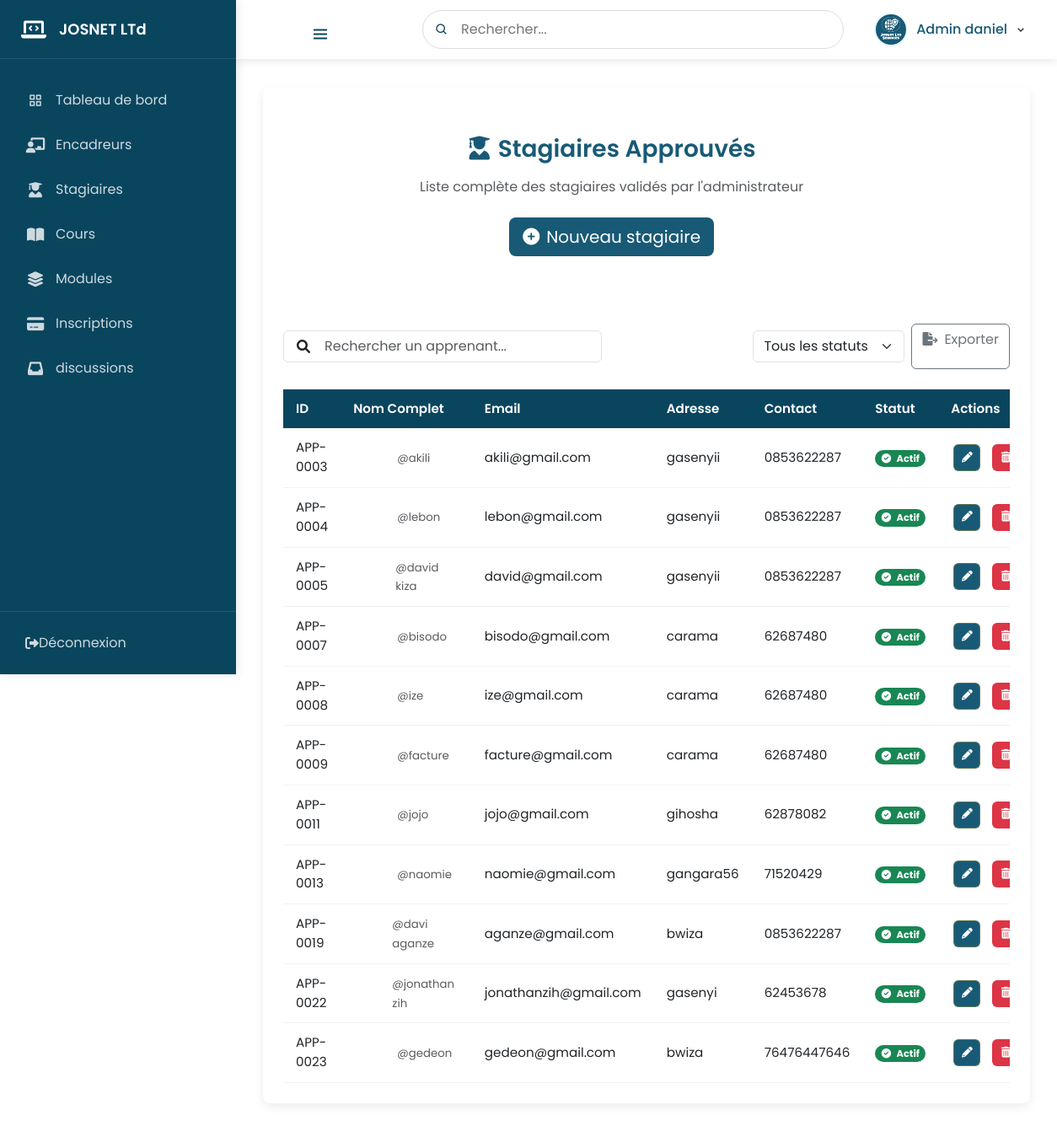
Page /liste_comptes_approuves_appr/ (signed in) on the committed database.
### inscription/models.py (models this page shows, shortened)
class Apprenant(models.Model):
    user = models.OneToOneField(User, on_delete=models.CASCADE)
    adress = models.CharField(max_length= 20)
    telephone = models.CharField(max_length=20)
    module = models.ForeignKey(Module, on_delete=models.SET_NULL, null=True, blank=True, )
    is_approved = models.BooleanField(default=False)  # Ajout de l'approbation
    statut = models.BooleanField(default=False)  # Approuvé ou non

### inscription/views.py (the view)
# urls.py: path('liste_comptes_approuves_appr/', liste_comptes_approuves_appr, name='liste_comptes_approuves_appr'),
@staff_member_required
@login_required(login_url='login')
def liste_comptes_approuves_appr(request):
    apprenants_approuves = Apprenant.objects.filter(statut=True)
    return render(request, "liste_comptes_approuves_appr.html", {"apprenants_approuves": apprenants_approuves})

### inscription/templates/liste_comptes_approuves_appr.html (shortened to what this page needs)
{% extends 'index.html' %}
{% load static %}
{% block content %}
<div class="table-container" >
    <div class="table-header text-center mb-5" style="margin-right:-100px;">
        <div class="d-flex flex-column align-items-center">
            <h3 class="table-title mb-3">
                <i class="fas fa-user-graduate me-2"></i>Stagiaires Approuvés
            </h3>
            <p class="table-subtitle text-muted mb-4">Liste complète des stagiaires validés par l'administrateur</p>
            <a href="{% url 'creation_compte' %}" class="btn btn-primary btn-lg" style="background-color: #185a76; border: none; min-width: 200px;">
                <i class="fas fa-plus-circle me-2"></i>Nouveau stagiaire
            </a>
        </div>
    </div>
    <div class="table-controls mb-4 d-flex justify-content-between align-items-center">
        <div class="search-box position-relative">
            <i class="fas fa-search position-absolute top-50 start-0 translate-middle-y ms-3"></i>
            <input type="text" class="form-control ps-5" placeholder="Rechercher un apprenant..." data-search-table>
        </div>
        <div class="d-flex gap-2">
            <select class="form-select filter-select" id="statusFilter" style="width: 180px;">
                <option value="">Tous les statuts</option>
            </select>
            <a href="{% url 'exporter_apprenants_csv' %}" class="btn btn-outline-secondary" id="exportBtn">
                <i class="fas fa-file-export me-2"></i>Exporter
            </a>
        </div>
    </div>
    <div class="table-responsive">
        <table class="professional-table">
            <thead>
                <tr>
                    <th width="80">ID</th>
                    <th>Nom Complet</th>
                    <th>Email</th>
                    <th>Adresse</th>
                    <th>Contact</th>
                    <th>Statut</th>
                    <th width="150">Actions</th>
                </tr>
            </thead>
            <tbody>
                {% for apprenant in apprenants_approuves %}
                <tr data-status="{% if apprenant.statut %}active{% else %}inactive{% endif %}">
                    <td>APP-{{ apprenant.user.id|stringformat:"04d" }}</td>
                    <td>
                        <div class="d-flex align-items-center">
                            <div class="avatar-sm me-3">
                            </div>
                            <div>
                                <small class="text-muted">@{{ apprenant.user.username }}</small>
                            </div>
                        </div>
                    </td>
                    <td>{{ apprenant.user.email }}</td>
                    <td>{{ apprenant.adress|default:"-"|truncatechars:20 }}</td>
                    <td>{{ apprenant.telephone|default:"-" }}</td>
                    <td>
                        <span class="badge bg-success rounded-pill">
                            <i class="fas fa-check-circle me-1"></i> Actif
                        </span>
                    </td>
                    <td>
                        <div class="d-flex gap-2">
                            <a href="{% url 'modifier_apprenant' apprenant.user.id %}"
                               class="btn btn-action btn-sm btn-edit"
                               data-bs-toggle="tooltip" title="Modifier">
                                <i class="fas fa-pencil-alt"></i>
                            </a>
                            <a href="{% url 'supprimer_apprenant' apprenant.user.id %}"
                               class="btn btn-action btn-sm btn-delete"
                               data-bs-toggle="tooltip"
                               title="Supprimer"
                               onclick="return confirm('Êtes-vous sûr de vouloir supprimer cet apprenant ?');">
                                <i class="fas fa-trash-alt"></i>
                            </a>
                        </div>
                    </td>
                </tr>
                {% endfor %}
            </tbody>
        </table>
    </div>
</div>
{% endblock %}

### inscription/templates/index.html (shortened to what this page needs)
<!DOCTYPE html>
{% load static %}
<html lang="fr">
<head>
    <link href="https://cdn.jsdelivr.net/npm/bootstrap@5.3.0/dist/css/bootstrap.min.css" rel="stylesheet">
    <link href="https://cdnjs.cloudflare.com/ajax/libs/font-awesome/6.0.0-beta3/css/all.min.css" rel="stylesheet">
    <link href="https://unpkg.com/boxicons@2.0.7/css/boxicons.min.css" rel="stylesheet">
    <link rel="stylesheet" href="{% static 'css/style.css' %}">
</head>
<body>
    {% include "navbar.html" %}
    <div class="main-container">
        {% block content %}{% endblock %}
    </div>
</body>
</html>

### inscription/templates/navbar.html (shortened to what this page needs)
{% load static %}
<div class="admin-sidebar">
   <a href="{% url 'accueil' %}" class="sidebar-header" style="display: flex; align-items: center; text-decoration: none; color: inherit;">
    <i class="fas fa-laptop-code"></i>
    <span class="logo-name">JOSNET LTd</span>
</a>
    <ul class="sidebar-menu">
        <li class="menu-item">
            <a href="{% url 'dashboard' %}">
                <i class="bx bx-grid-alt"></i>
                <span>Tableau de bord</span>
            </a>
        </li>
        <li class="menu-item">
            <a href="{% url 'pageform' %}">
                <i class="fas fa-chalkboard-teacher"></i>
                <span>Encadreurs</span>
            </a>
        </li>
        <li class="menu-item">
            <a href="{% url 'pageappr' %}">
                <i class="fas fa-user-graduate"></i>
                <span>Stagiaires</span>
            </a>
        </li>
        <li class="menu-item">
            <a href="{% url 'liste_cours' %}">
                <i class="fas fa-book-open"></i>
                <span>Cours</span>
            </a>
        </li>
        <li class="menu-item">
            <a href="{% url 'liste_module' %}">
                <i class="fas fa-layer-group"></i>
                <span>Modules</span>
            </a>
        </li>
        <li class="menu-item">
            <a href="{% url 'gestion_paiements' %}">
                <i class="fas fa-credit-card"></i>
                <span>Inscriptions</span>
            </a>
        </li>
        <li class="menu-item">
    <a href="{% url 'messagerie:boite_reception' %}" class="nav-link">
    <i class="fas fa-inbox"></i> discussions
</a>
      </li>
    </ul>
    <div class="sidebar-footer">
        <a href="{% url 'creation_compte' %}" class="logout-btn">
            <i class="fas fa-sign-out-alt"></i>
            <span>Déconnexion</span>
        </a>
    </div>
</div>
<nav class="admin-topbar">
     <div class="left-section">
    <button class="sidebar-toggle">
        <i class="bx bx-menu"></i>
    </button>
</div>
    <div class="search-section">
        <div class="search-container">
            <i class="bx bx-search"></i>
            <input type="text" placeholder="Rechercher..." class="search-input">
        </div>
    </div>
    <div class="right-section">
        <div class="profile-dropdown">
            <img src="{% static 'images/logo.jpg' %}" alt="Admin" class="profile-img">
            <span class="admin-name">Admin  {{user}}</span>
            <i class="bx bx-chevron-down"></i>
        </div>
    </div>
</nav>

### inscription/static/css/style.css (style rules this page uses)
* { margin: 0; padding: 0; box-sizing: border-box; font-family: "Poppins", sans-serif; }
input, textarea, select { margin-bottom: 10px; box-sizing: border-box; width: 100%; margin: 8px 0; padding: 8px 5px; border-radius: 5px; border: 1px solid #ccc; }
button { background-color: #185a76; color: white; width: 150px; height: 30px; border: 1px solid #ccc; font-size: 15px; border-radius: 5px; }

### inscription/templates/index.html (style rules this page uses)
:root { --primary-color: #185a76; --primary-light: rgba(24, 90, 118, 0.1); --primary-hover: #134b63; --text-dark: #2c3e50; --border-radius: 8px; --box-shadow: 0 4px 12px rgba(0, 0, 0, 0.08); }
.main-container { margin-left: 280px; padding: 2rem; transition: all 0.3s; }
.professional-table { width: 100%; border-collapse: separate; border-spacing: 0; font-size: 0.95rem; }
.professional-table thead th { background-color: var(--primary-color); color: white; padding: 12px 15px; font-weight: 600; position: sticky; top: 0; }
.professional-table tbody tr { transition: all 0.2s; }
.professional-table tbody td { padding: 12px 15px; border-bottom: 1px solid rgba(0, 0, 0, 0.05); }
.btn-action { padding: 5px 10px; margin: 0 3px; font-size: 0.8rem; }
.table-container { background: white; border-radius: var(--border-radius); box-shadow: var(--box-shadow); padding: 1.5rem; margin-bottom: 2rem; }
.table-header { display: flex; justify-content: space-between; align-items: center; margin-bottom: 1.5rem; }
.btn-action { width: 32px; height: 32px; display: flex; align-items: center; justify-content: center; border-radius: 6px; }
.btn-edit { background-color: rgba(255, 193, 7, 0.1); color: #ffc107; border: 1px solid rgba(255, 193, 7, 0.3); }
.btn-delete { background-color: rgba(220, 53, 69, 0.1); color: #dc3545; border: 1px solid rgba(220, 53, 69, 0.3); }

### inscription/templates/liste_comptes_approuves_appr.html (style rules this page uses)
.table-header { padding: 2rem 0; margin: 0 auto; max-width: 800px; margin-right: 80px; }
.table-title { color: #185a76; font-weight: 600; font-size: 1.75rem; margin-bottom: 0.5rem; }
.table-subtitle { font-size: 1rem; color: #6c757d; margin-bottom: 1.5rem; }
.btn-action { width: 32px; height: 32px; display: inline-flex; align-items: center; justify-content: center; padding: 0; border-radius: 6px; color: white; }
.btn-edit { background-color: #185a76; }
.btn-delete { background-color: #dc3545; }
.avatar-sm { width: 36px; height: 36px; border-radius: 50%; display: flex; align-items: center; justify-content: center; font-weight: 600; font-size: 0.875rem; }

### rows in the picture
Apprenant: user.id "0003", user.username "akili", user.email "akili@gmail.com", adress "gasenyii", telephone "0853622287"
Apprenant: user.id "0004", user.username "lebon", user.email "lebon@gmail.com", adress "gasenyii", telephone "0853622287"
Apprenant: user.id "0005", user.username "david kiza", user.email "david@gmail.com", adress "gasenyii", telephone "0853622287"
Apprenant: user.id "0007", user.username "bisodo", user.email "bisodo@gmail.com", adress "carama", telephone "62687480"
Apprenant: user.id "0008", user.username "ize", user.email "ize@gmail.com", adress "carama", telephone "62687480"
Apprenant: user.id "0009", user.username "facture", user.email "facture@gmail.com", adress "carama", telephone "62687480"
Apprenant: user.id "0011", user.username "jojo", user.email "jojo@gmail.com", adress "gihosha", telephone "62878082"
Apprenant: user.id "0013", user.username "naomie", user.email "naomie@gmail.com", adress "gangara56", telephone "71520429"
Apprenant: user.id "0019", user.username "davi aganze", user.email "aganze@gmail.com", adress "bwiza", telephone "0853622287"
Apprenant: user.id "0022", user.username "jonathan zih", user.email "jonathanzih@gmail.com", adress "gasenyi", telephone "62453678"
Apprenant: user.id "0023", user.username "gedeon", user.email "gedeon@gmail.com", adress "bwiza", telephone "76476447646"

### other values in the picture
{{ user }} "daniel"
